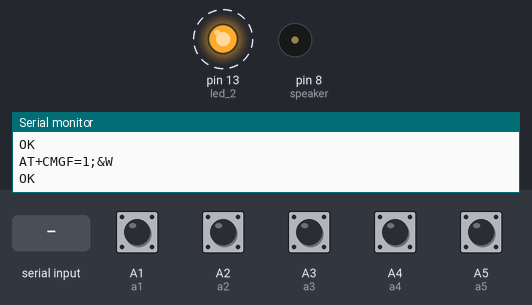
The sketch below on a simulated Arduino Uno, built with avr-gcc and run on an emulated ATmega328P. Parts: output pins drawn as LEDs (lit = HIGH), buzzer (waves = sounding, pin HIGH), the last lines printed to the serial monitor. Dashed ring = blinking. The inputs (shaded band) are chosen by the test bench; at power-on: A1 (a1), A2 (a2), A3 (a3), A4 (a4), A5 (a5) HIGH. The modem accepts every AT command (registered, SIM ready, sends succeed) and sends nothing else.

Above: at 4.09 s.
4.3 s: "5\n" received over Serial
At 5.3 s:
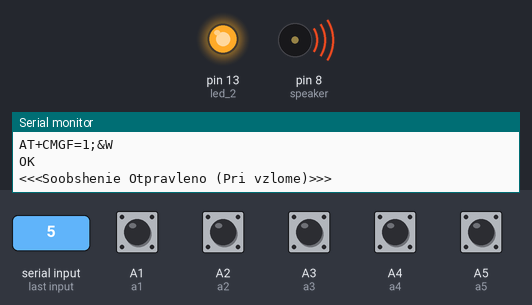
At 13.09 s:
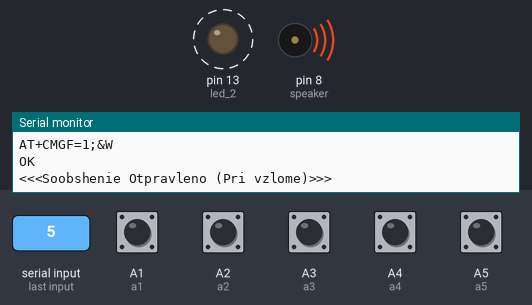
Timing chart, 0 to 14.7 s (numbered marks = the images above; inputs shaded):
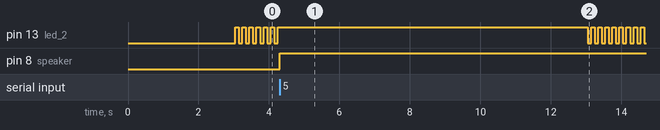

Measured:
- after the input at 4.3 s, pin 8 (speaker): LOW → HIGH at once

The sketch:

sketch_dec15c.ino
```cpp
#include <SoftwareSerial.h>
const int rx_prog = 2;
const int tx_prog = 3;
SoftwareSerial SIM800(rx_prog, tx_prog);
const int led_2 = 13;
const int a1 = 15;
const int a2 = 16;
const int a3 = 17;
const int a4 = 18;
const int a5 = 19;
const int speaker = 8;
const int set_220 = 7;

String phon = "+79221236906";      //номер на который будет выполняться звонок
String phones = "+79221236906";  //несколько номеров администраторов, для управления по СМС
String balance = "*100#";               //номер для проверки баланса Sim карты GSM сигнализации
void numbr_sms(){
  SIM800.println("AT+CMGS=\"+79221236906\"");   //1 номер для получения СМС, вписывается в международном формате начиная с +
  delay(3000);
}
long spiker_time = 20000;   //(20 секунд)время работы сирены, после отключения датчиков
long ring_time = 20000;     //(20 секунд)пауза между звонками при срабатывании сигнализации
int batery_limit = 50;      //значение заряда батареи в процентах при котором отправится СМС о разряженной батареи (оптимально от 30% до 60%)
int ring_x = 3;             //пауза 3 минуты между сериями звонков, при постоянно сработаном концевике (от 1 до 32000 минут)

int val, send_mesag_state_Batery = 0, send_mesag_Balanse = 0, led_2_OFF, led_2_ON;
int hhh = 0, stat_a1 = 0, stat_a2  = 0, stat_a3 = 0, stat_a4 = 0, stat_a5 = 0;
int ring = 0, ring_st = 1, ring_fl = 0, ring_fl2 = 0, send_mesag = 0, sms_st = 1, blinker = 1;
String signalingS = "", signaling = "", str_a1 = "", str_a2 = "", str_a3 = "", str_a4 = "", str_a5 = "";
String signaling_OK = "Signaling OK";
int k=0, v=0, msgphone = 0, state_Batery = 100;

// Переменные для хранения точек отсчета, для таймеров
unsigned long timing10, timing11, timing12, timing13, timing14;

String _response = "";                                   // Переменная для хранения ответа модуля
long lastUpdate = millis();                              // Время последнего обновления
long updatePeriod = 60000;                               // Проверять каждую минуту

String waitResponse() {                                  // Функция ожидания ответа и возврата полученного результата
String _resp = "";                                       // Переменная для хранения результата
long _timeout = millis() + 10000;                        // Переменная для отслеживания тайм аута (10 секунд)
while (!SIM800.available() && millis() < _timeout)  {};  // Ждем ответа 10 секунд, если пришел ответ или наступил тайм аут, то...
if (SIM800.available()) {                                // Если есть, что считывать...
_resp = SIM800.readString();                             // считываем и запоминаем
}else {                                                  // Если пришел тайм аут, то...
Serial.println("Timeout...");                            //  оповещаем об этом и...
}return _resp;                                           //  возвращаем результат. Пусто, если проблема
}

String sendATCommand(String cmd, bool waiting) {
String _resp = "";                                       // Переменная для хранения результата
Serial.println(cmd);                                     // Дублируем команду в монитор порта
SIM800.println(cmd);                                     // Отправляем команду модулю
if (waiting) {                                           // Если необходимо дождаться ответа...
_resp = waitResponse();                                  // ... ждем, когда будет передан ответ
// Если Echo Mode выключен (ATE0), то эти 3 строки можно за комментировать
if (_resp.startsWith(cmd)) {                             // Убираем из ответа дублирующуюся команду
_resp = _resp.substring(_resp.indexOf("\r", cmd.length()) + 2);}
Serial.println(_resp);                                   // Дублируем ответ в монитор порта
}return _resp;                                           // Возвращаем результат. Пусто, если проблема
}

void parseSMS(String msg) {                               // Парсим SMS
String msgheader  = "";
String msgbody    = "";
String msgphone   = "";
msg = msg.substring(msg.indexOf("+CMGR: "));              //удаляем АТ команду
msgheader = msg.substring(0, msg.indexOf("\r"));          // выдергиваем телефон от начала до перехода на следующую строку
msgbody = msg.substring(msgheader.length() + 2);          //сохраняем в строку msgbody
msgbody = msgbody.substring(0, msgbody.lastIndexOf("OK"));// выдергиваем текст SMS от номера до ОК
msgbody.trim();                                           // удаляем пробелы в начале и в конце

int firstIndex = msgheader.indexOf("\",\"") + 3;
int secondIndex = msgheader.indexOf("\",\"", firstIndex);
msgphone = msgheader.substring(firstIndex, secondIndex);

Serial.println("Phone: " + msgphone);                     // Выводим номер телефона
Serial.println("Message: " + msgbody);                    // Выводим текст SMS

if (msgphone.length() > 6 && phones.indexOf(msgphone) > -1) { // Если телефон в белом списке, то...

//<<<<<<<<<<<<<<<<<<< SMS команды >>>>>>>>>>>>>>>>>>>>>>
if(msgbody == "Ktr3"){ Serial.println("SMS = Ktr3"); delay(300);          k=3;}  //запрос SMS о состоянии сигнализации, и датчиков сигнализации
if(msgbody == "Sms0"){ Serial.println("SMS = Sms0"); delay(300);   sms_st = 0;}  //выключить отправку SMS при срабатывании сигнализации
if(msgbody == "Sms1"){ Serial.println("SMS = Sms1"); delay(300);   sms_st = 1;}  //включить отправку SMS при срабатывании сигнализации
if(msgbody == "Ring0"){Serial.println("SMS = Ring0");delay(300);   ring_st = 0;} //выключить исходящий вызов при срабатывании сигнализации
if(msgbody == "Ring1"){Serial.println("SMS = Ring1");delay(300);ring_st = 1;ring = 0;} //включить исходящий вызов при срабатывании сигнализации
if(msgbody == "Sig0"){ Serial.println("SMS = Sig0"); delay(300);hhh = 0;      }  //выключить сигнализацию
if(msgbody == "Sig1"){ Serial.println("SMS = Sig1"); delay(300);hhh = 1;      }  //включить сигнализацию
if(msgbody == "Bal"){  Serial.println("SMS = Bal");                              //проверка баланса SIM карты
  SIM800.println("AT+CUSD=1,\"" + balance + "\"");}
}else {
Serial.println("Unknown phonenumber");
}}

void text_sms(){
if (state_Batery == 10){state_Batery = 100;}
SIM800.print("Battery status = "); delay(300); SIM800.print(state_Batery); delay(300); SIM800.println("%");delay(300);
SIM800.println(signaling);delay(300);
SIM800.println(signalingS);delay(300);
SIM800.println(str_a1);delay(300);
SIM800.println(str_a2);delay(300);
SIM800.println(str_a3);delay(300);
SIM800.println(str_a4);delay(300);
SIM800.println(str_a5);delay(300);
SIM800.print("Ring = "); delay(300); SIM800.println(ring_st); delay(300);
SIM800.print("SMS = "); delay(300); SIM800.println(sms_st);
}

void go_sms(){
    delay(300);
    SIM800.print((char)26);//команда для отправки SMS
    delay(300);
}

void setup() {  //>>>>>>>>>>>>>>>>> SETUP <<<<<<<<<<<<<<<<<<<
pinMode(set_220, INPUT);
Serial.begin(9600);                               // Скорость обмена данными с компьютером
SIM800.begin(9600);                               // Скорость обмена данными с модемом
Serial.println("Start!");
analogReference(INTERNAL);

sendATCommand("AT", true);                        // Отправили AT для настройки скорости обмена данными
sendATCommand("AT+CMGDA=\"DEL ALL\"", true);      // Удаляем все SMS, чтобы не забивать память
sendATCommand("AT+CMGF=1;&W", true);              // Включаем текстовый режима SMS (Text mode) и сразу сохраняем значение (AT&W)!
//sendATCommand("AT+CSCB=1;&W", true);            // Включаем приём специальных сообщений и сразу сохраняем значение (AT&W)!
lastUpdate = millis();                            // Обнуляем таймер
pinMode(a1, INPUT_PULLUP);
pinMode(a2, INPUT_PULLUP);
pinMode(a3, INPUT_PULLUP);
pinMode(a4, INPUT_PULLUP);
pinMode(a5, INPUT_PULLUP);
pinMode(speaker, OUTPUT);
pinMode(led_2, OUTPUT);
}
bool hasmsg = false;                              // Флаг наличия сообщений к удалению

void loop() { //>>>>>>>>>>>>>>>>>> LOOP <<<<<<<<<<<<<<<<<<

/* Следующие 11 строк после этого комментария служат для отладки и управления по UART.
То есть если в UART отправить 3 то должен прийти SMS отчет, а если отправить 4,
то выполнится проверка баланса сим карты, и так далее.
 */
if (Serial.available() > 0) {
char val = Serial.read();
if(val == '3'){k = 3;}         //запрос SMS отчета
if(val == '4'){  delay(1000); SIM800.println("AT+CUSD=1,\"" + balance + "\"");}//проверка баланса SIM карты
if(val == '5'){hhh = 1;}       //включить сигнализацию
if(val == '6'){hhh = 0;}       //выключить сигнализацию
if(val == '7'){ring_st = 1; ring = 0;}   //включить исходящий вызов при срабатывании сигнализации
if(val == '8'){ring_st = 0;}   //выключить исходящий вызов при срабатывании сигнализации
if(val == '9'){sms_st = 1;}    //включить отправку SMS при срабатывании сигнализации
if(val == '0'){sms_st = 0;}    //выключить отправку SMS при срабатывании сигнализации
}


if (lastUpdate + updatePeriod < millis() ) {                // Пора проверить наличие новых сообщений
do {
_response = sendATCommand("AT+CMGL=\"REC UNREAD\",1", true);// Отправляем запрос чтения непрочитанных сообщений
if (_response.indexOf("+CMGL: ") > -1) {                    // Если есть хоть одно, получаем его индекс
//  Serial.println ("POLUCHENO 1 SMS");
int msgIndex = _response.substring(_response.indexOf("+CMGL: ") + 7, _response.indexOf("\"REC UNREAD\"", _response.indexOf("+CMGL: ")) - 1).toInt();
char i = 0;                                             // Объявляем счетчик попыток
do {
i++;                                                    // Увеличиваем счетчик
_response = sendATCommand("AT+CMGR=" + (String)msgIndex + ",1", true);  // Пробуем получить текст SMS по индексу
_response.trim();                                       // Убираем пробелы в начале/конце
if (_response.endsWith("OK")) {                         // Если ответ заканчивается на "ОК"
  if (!hasmsg) hasmsg = true;                           // Ставим флаг наличия сообщений для удаления
  sendATCommand("AT+CMGR=" + (String)msgIndex, true);   // Делаем сообщение прочитанным
  sendATCommand("\n", true);                            // Перестраховка - вывод новой строки
  parseSMS(_response);                                  // Отправляем текст сообщения на обработку
  break;                                                // Выход из do{}
}else {                                                 // Если сообщение не заканчивается на OK
  Serial.println ("Error answer");                      // Какая-то ошибка
  sendATCommand("\n", true);                            // Отправляем новую строку и повторяем попытку
}} while (i < 10);
break;}
else {
lastUpdate = millis();                                  // Обнуляем таймер
if (hasmsg) {
sendATCommand("AT+CMGDA=\"DEL READ\"", true);           // Удаляем все прочитанные сообщения
hasmsg = false;
}break;}} while (1);}

if (SIM800.available())   {                         // Если модем, что-то отправил...
_response = waitResponse();                         // Получаем ответ от модема для анализа
_response.trim();                                   // Убираем лишние пробелы в начале и конце
  //Serial.println(_response);                          // Если нужно выводим в монитор порта

if (_response.indexOf("+CMTI:")>-1) {               // Пришло сообщение об отправке SMS
lastUpdate = millis() -  updatePeriod;              // Теперь нет необходимости обрабатывать SMS здесь, достаточно просто
}

if (_response.indexOf("+CBC:")>-1) {                //Если пришел ответ о состоянии батареи
state_Batery = _response.substring(17, 19).toInt(); //Выдергиваем часть строки с данными о состоянии батареи, переводим в integer

/*Закомментированые строки с функциями Serial.print или Serial.println служат для более удобной отладки по UART.
Чтобы наблюдать все процессы в мониторе порта, необходимо раскомментировать все подобные строки находящиеся во всем void loop()*/
//Serial.print("Batery = "); Serial.println(state_Batery);
Serial.print("Set = "); Serial.println(v);
}

//команды для проверки баланса
if (_response.indexOf("+CUSD:")>-1) {               //Если пришел ответ о состоянии баланса
  //Serial.println(">>Balanse!<<");
send_mesag_Balanse++;
}}

if (k == 3){delay(300);
//   Serial.println("<<Send SMS (Ktr3)>>");
numbr_sms(); text_sms(); go_sms();k=0;}

//опрос датчиков
 stat_a1 = digitalRead(a1);
if (stat_a1 == LOW && signalingS == signaling_OK) { str_a1 = "A1 OK!";}
if (stat_a1 == HIGH) {str_a1 = "A1 is OPEN!";}

 stat_a2 = digitalRead(a2);
if (stat_a2 == LOW && signalingS == signaling_OK) { str_a2 = "A2 OK!";}
if (stat_a2 == HIGH) {str_a2 = "A2 is OPEN!";}

 stat_a3 = digitalRead(a3);
if (stat_a3 == HIGH && signalingS == signaling_OK) { str_a3 = "A3 OK!";}
if (stat_a3 == LOW) {str_a3 = "A3 WORKED!";}

 stat_a4 = digitalRead(a4);
if (stat_a4 == HIGH && signalingS == signaling_OK) { str_a4 = "A4 OK!";}
if (stat_a4 == LOW) {str_a4 = "A4 WORKED!";}

 stat_a5 = digitalRead(a5);
if (stat_a5 == HIGH && signalingS == signaling_OK) { str_a5 = "A5 OK!";}
if (stat_a5 == LOW) {str_a5 = "A5 WORKED!";}

//Сигнализация выключена
if(hhh == 0){
  send_mesag = 0; ring = 0; ring_fl = 0;
  signaling = "Signaling OFF";  digitalWrite(speaker, LOW);}

//Сигнализация включена
if(hhh == 1){   signaling = "Signaling ON";

// если датчик сработает
if (ring == 0 && led_2_ON == 200 && ring_fl == 0)
{ signalingS = "POPYTKA VZLOMA";  digitalWrite(speaker, HIGH);
if (ring_st == 1){ring ++; }
if(sms_st == 1){send_mesag++; }
timing10 = millis();
  //Serial.println("POPYTKA VZLOMA");
  } else { signalingS = signaling_OK;
   if (millis() - timing12 > spiker_time){timing12 = millis(); digitalWrite(speaker, LOW);}
   }
   }

//3 звонка при срабатывании датчиков
  if (ring > 0 && millis() - timing10 > ring_time && ring_st == 1 && ring_fl == 0){
    timing10 = millis(); ring++;
      String ring1 = String(ring-1);
   Serial.print("<< Ring " + ring1 + " >>");
   SIM800.println("ATD" + phon + ";");
  }

if (ring > 3) {ring = 0; send_mesag = 0; ring_fl = 1;}

//опрос датчиков
if(stat_a1 == LOW && stat_a2 == LOW && stat_a3 == HIGH && stat_a4 == HIGH && stat_a5 == HIGH)
{blinker = 1;}else{blinker = 0;}

//блинк для индикации сигнализации
if(hhh == 0 && blinker == 1){led_2_ON = 1000; led_2_OFF = 1000;}
if(hhh == 1 && blinker == 1){led_2_ON = 3000; led_2_OFF = 100;}

//опрос датчиков
if(stat_a1 == HIGH || stat_a2 == HIGH || stat_a3 == LOW || stat_a4 == LOW || stat_a5 == LOW)
{led_2_ON = 200; led_2_OFF = 100;
if(hhh == 1){digitalWrite(speaker, HIGH);}
}else {
if (millis() - timing12 > spiker_time){timing12 = millis(); digitalWrite(speaker, LOW);}
}


if (millis() - timing13 > led_2_ON){
timing13 = millis();timing14 = millis();
digitalWrite(led_2, HIGH);
}
if (millis() - timing14 > led_2_OFF){digitalWrite(led_2, LOW);}

  if (send_mesag == 1 && sms_st == 1){
   Serial.println("<<<Soobshenie Otpravleno (Pri vzlome)>>>");
numbr_sms(); text_sms(); go_sms(); send_mesag++;
 }
 if (send_mesag > 2) {send_mesag = 2;}

 if (send_mesag_Balanse == 1){
   Serial.println("<<Send SMS (Balanse)>>");
numbr_sms();  SIM800.println(_response); go_sms();
send_mesag_Balanse = 0; delay(1000);
sendATCommand("AT+CMGDA=\"DEL ALL\"", true);               // Удаляем все SMS, чтобы не забивать память
 }
 if (send_mesag_Balanse >= 2) {send_mesag_Balanse = 0;}


}
```
